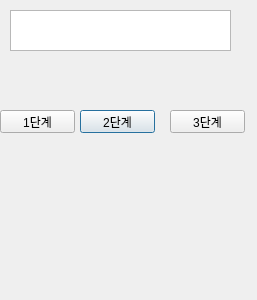
<?xml version="1.0" encoding="UTF-8"?>
<ui version="4.0">
 <class>Dialog</class>
 <widget class="QDialog" name="Dialog">
  <property name="geometry">
   <rect>
    <x>0</x>
    <y>0</y>
    <width>257</width>
    <height>300</height>
   </rect>
  </property>
  <property name="windowTitle">
   <string>Dialog</string>
  </property>
  <widget class="QPushButton" name="two">
   <property name="geometry">
    <rect>
     <x>80</x>
     <y>110</y>
     <width>75</width>
     <height>23</height>
    </rect>
   </property>
   <property name="text">
    <string>2단계</string>
   </property>
  </widget>
  <widget class="QPushButton" name="three">
   <property name="geometry">
    <rect>
     <x>170</x>
     <y>110</y>
     <width>75</width>
     <height>23</height>
    </rect>
   </property>
   <property name="text">
    <string>3단계</string>
   </property>
  </widget>
  <widget class="QPushButton" name="one">
   <property name="geometry">
    <rect>
     <x>0</x>
     <y>110</y>
     <width>75</width>
     <height>23</height>
    </rect>
   </property>
   <property name="text">
    <string>1단계</string>
   </property>
  </widget>
  <widget class="QTextBrowser" name="textBrowser">
   <property name="geometry">
    <rect>
     <x>10</x>
     <y>10</y>
     <width>221</width>
     <height>41</height>
    </rect>
   </property>
  </widget>
 </widget>
 <resources/>
 <connections/>
</ui>
